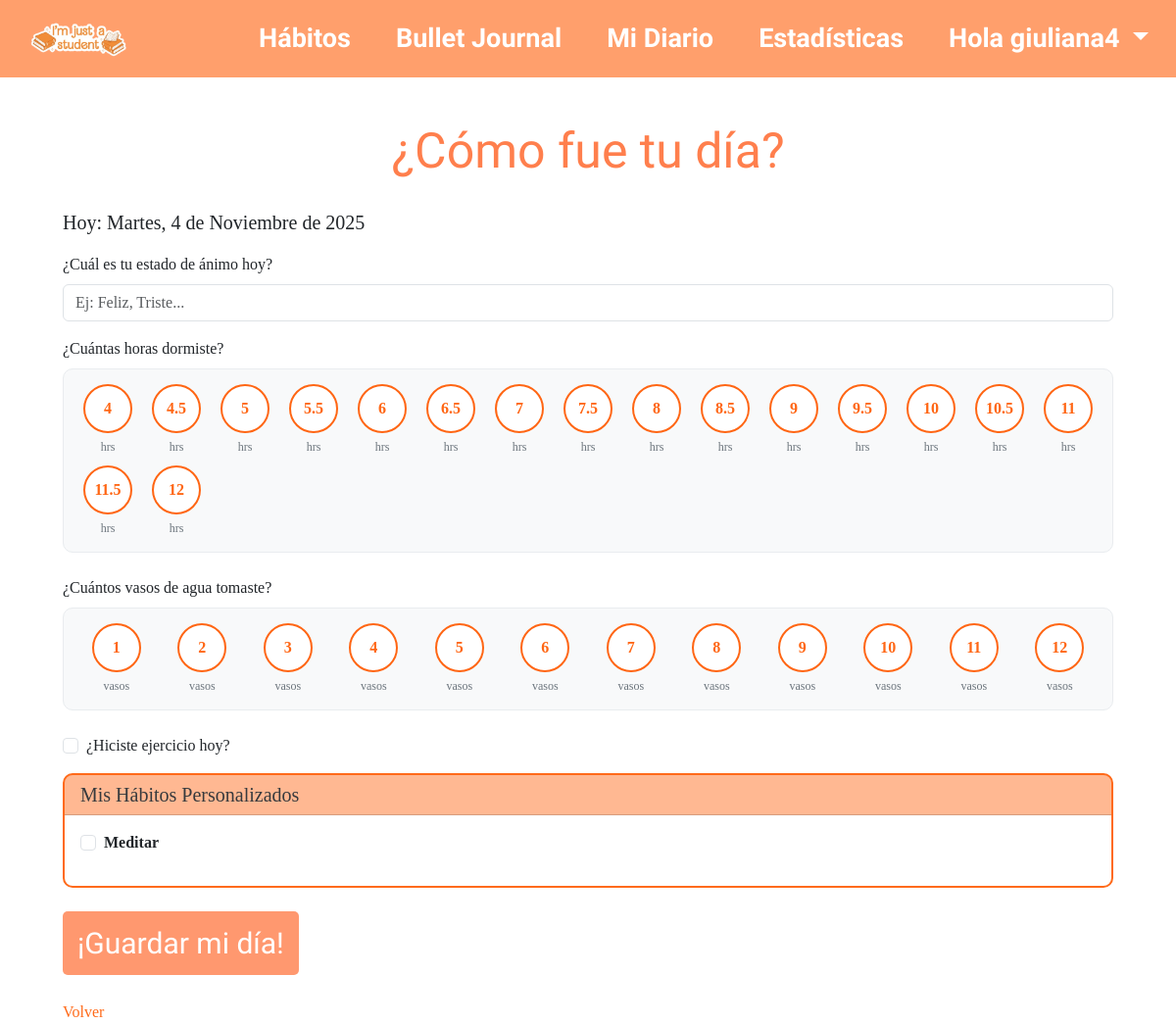
Page /journals/new_journal/ (signed in) on the earlier database version.
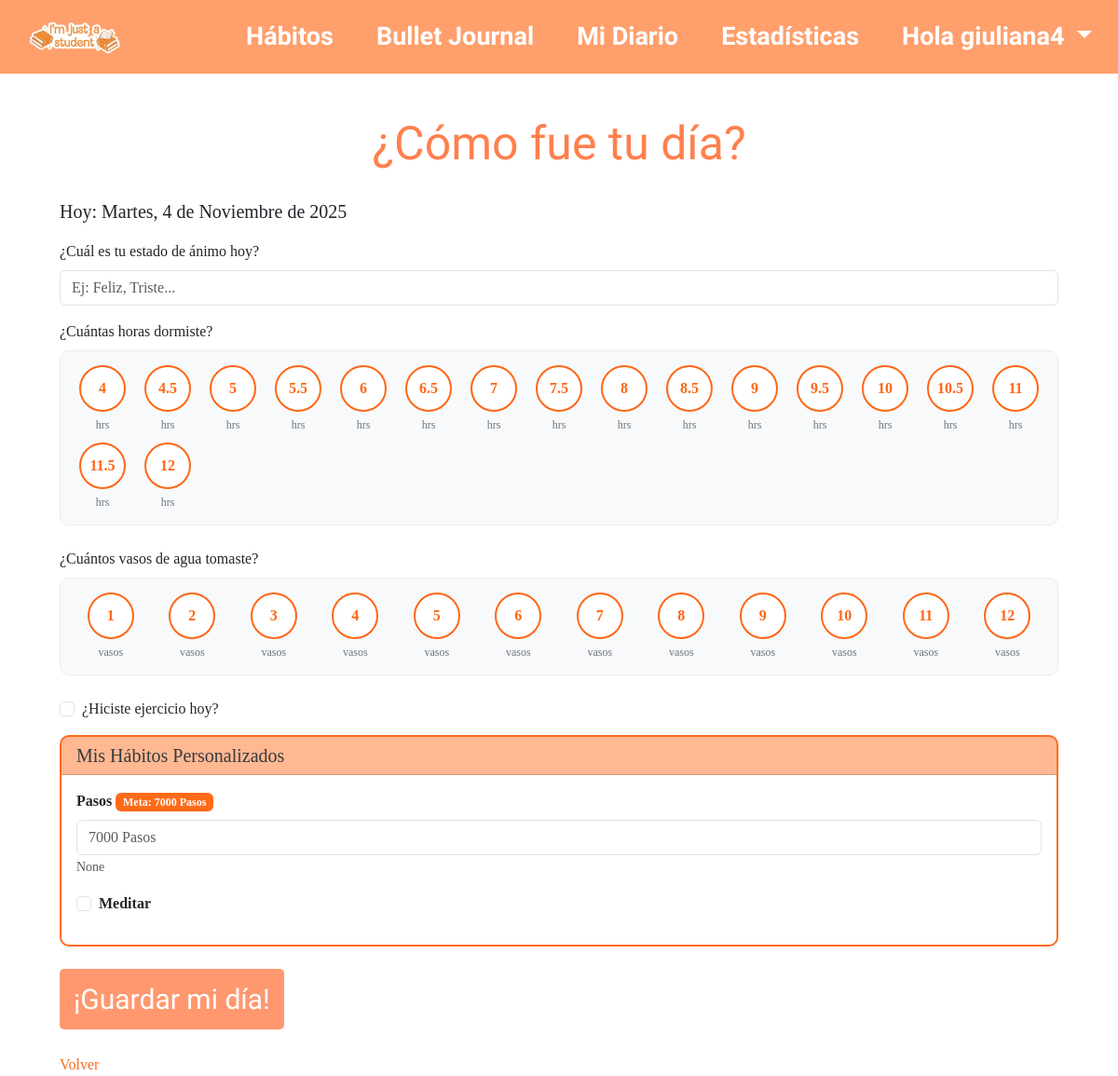
Same page on the later database version.
### bullet_journal/models.py (models this page shows, shortened)
class CustomHabit(models.Model):
    TYPE_CHOICES = [
        ('boolean', 'Sí/No'),
        ('integer', 'Número'),
    ]
    user = models.ForeignKey(User, on_delete=models.CASCADE, related_name='custom_habits')
    name = models.CharField(max_length=100)
    description = models.TextField(blank=True, null=True)
    type = models.CharField(max_length=10, choices=TYPE_CHOICES)
    created_at = models.DateTimeField(auto_now_add=True)
    is_active = models.BooleanField(default=True)
    goal_value = models.IntegerField(null=True, blank=True)  # Valor objetivo (si aplica)
    unit = models.CharField(max_length=20, blank=True, null=True)  #
    class Meta:
        unique_together = ('user', 'name')
        ordering = ['-created_at']

### bullet_journal/views/journal_views.py (the view)
# urls.py: path('journals/new_journal/', journal_create, name='journal_create'),
@login_required
def journal_create(request):
    print(f"DEBUG: Iniciando journal_create - Método: {request.method}")
    if request.method == 'POST':
        print(f"DEBUG: Usuario: {request.user}")
        form = JournalForm(request.POST, request.FILES, user=request.user)
        if form.is_valid():
            date = form.cleaned_data['date']
            print(f"DEBUG: Fecha: {date}")
            existing_count = Journal.objects.filter(user=request.user, date=date).count()
            print(f"DEBUG: Journals existentes para {date}: {existing_count}")
            try:
                journal = Journal.objects.get(user=request.user, date=date)
                print(f"DEBUG: Journal existente encontrado ID: {journal.id}")
                journal.mood = form.cleaned_data['mood']
                journal.sleep_hours = form.cleaned_data.get('sleep_hours')
                journal.water_glasses = form.cleaned_data.get('water_glasses')
                journal.exercise = form.cleaned_data.get('exercise', False)
                if form.cleaned_data.get('image'):
                    journal.image = form.cleaned_data['image']
                custom_habits_data = {}
                for field_name, value in form.cleaned_data.items():
                    if field_name.startswith('habit_'):
                        custom_habits_data[field_name] = value
                journal.custom_habits_data = custom_habits_data
                journal.save()
                print(f"DEBUG: Journal actualizado exitosamente")
                action = "actualizado"
            except Journal.DoesNotExist:
                print(f"DEBUG: Creando nuevo journal")
                custom_habits_data = {}
                for field_name, value in form.cleaned_data.items():
                    if field_name.startswith('habit_'):
                        custom_habits_data[field_name] = value
                journal = Journal(
                    user=request.user,
                    date=date,
                    mood=form.cleaned_data['mood'],
                    sleep_hours=form.cleaned_data.get('sleep_hours'),
                    water_glasses=form.cleaned_data.get('water_glasses'),
                    exercise=form.cleaned_data.get('exercise', False),
                    custom_habits_data=custom_habits_data
                )
                if form.cleaned_data.get('image'):
                    journal.image = form.cleaned_data['image']
                journal.save()
                print(f"DEBUG: Nuevo journal creado ID: {journal.id}")
                action = "creado"
            except Exception as e:
                print(f"DEBUG: Error inesperado: {type(e).__name__}: {e}")
                import traceback
                traceback.print_exc()
                messages.error(request, f"Error al guardar: {e}")
                return render(request, 'bullet_journal/journal/new_journal.html', {
                    'form': form,
                    'custom_habits': CustomHabit.objects.filter(user=request.user, is_active=True)
                })
            messages.success(request, f"Journal {action} correctamente 🎉")
            return redirect('journal_list')
        else:
            print(f"DEBUG: Errores del formulario: {form.errors}")
    else:
        form = JournalForm(user=request.user)
        today = timezone.now().date()
        existing_journal = Journal.objects.filter(user=request.user, date=today).first()
        if existing_journal:
            form = JournalForm(instance=existing_journal, user=request.user)
            load_custom_habits_data(form, request.user, today)
    sleep_hours_options = [4, 4.5, 5, 5.5, 6, 6.5, 7, 7.5, 8, 8.5, 9, 9.5, 10, 10.5, 11, 11.5, 12]
    water_glasses_options = [1, 2, 3, 4, 5, 6, 7, 8, 9, 10, 11, 12]
    custom_habits = CustomHabit.objects.filter(user=request.user, is_active=True)
    return render(request, 'bullet_journal/journal/new_journal.html', {
        'form': form,
        'custom_habits': custom_habits,
        'sleep_hours_options': sleep_hours_options,    # ← AGREGAR
        'water_glasses_options': water_glasses_options, # ← AGREGAR
    })

### bullet_journal/views/journal_views.py (called while the page is built)
def load_custom_habits_data(form, user, date):
    try:
        journal = Journal.objects.get(user=user, date=date)
        if journal.custom_habits_data:
            for field_name, value in journal.custom_habits_data.items():
                if field_name in form.fields and value is not None:
                    form.fields[field_name].initial = value
    except Journal.DoesNotExist:
        pass

### bullet_journal/templates/bullet_journal/journal/new_journal.html (shortened to what the changed rows need)
{% extends "header.html" %}
{% block extra_head %}
{% load static %}
<link rel="stylesheet" href="{% static 'bullet_journal/css/styles.css' %}">
{% endblock %}
{% block contenido %}
<div class="container mt-5">
    <div class="journal-form">
        <h1>¿Cómo fue tu día?</h1>
        <form method="post" enctype="multipart/form-data">
            <div class="mb-4">
                <div class="sleep-selector">
                    <div class="hours-grid">
                        {% for hour in sleep_hours_options %}
                        <div class="hour-option" data-value="{{ hour }}">
                            <div class="hour-circle">
                                <span>{{ hour }}</span>
                            </div>
                            <small>hrs</small>
                        </div>
                        {% endfor %}
                    </div>
                </div>
            </div>
            <div class="mb-4">
                <div class="water-selector">
                    <div class="glasses-grid">
                        {% for glass in water_glasses_options %}
                        <div class="glass-option" data-value="{{ glass }}">
                            <div class="glass-circle">
                                <span>{{ glass }}</span>
                            </div>
                            <small>vasos</small>
                        </div>
                        {% endfor %}
                    </div>
                </div>
            </div>
            {% if custom_habits %}
            <div class="card mb-4 border-orange">
                <div class="card-body">
                    {% for habit in custom_habits %}
                    <div class="mb-3">
                        {% if habit.type == 'boolean' %}
                        <div class="form-check">
                            <input type="checkbox" class="form-check-input form-check-input-orange"
                                   id="habit_{{ habit.id }}"
                                   name="habit_{{ habit.id }}"
                                   value="true">
                            <label class="form-check-label" for="habit_{{ habit.id }}">
                                <strong>{{ habit.name }}</strong>
                            </label>
                        </div>
                        {% elif habit.type == 'integer' %}
                        <label for="habit_{{ habit.id }}" class="form-label">
                            <strong>{{ habit.name }}</strong>
                            {% if habit.goal_value %}
                            <span class="badge badge-orange">Meta: {{ habit.goal_value }}{% if habit.unit %} {{ habit.unit }}{% endif %}</span>
                            {% endif %}
                        </label>
                        <input type="number"
                               class="form-control"
                               id="habit_{{ habit.id }}"
                               name="habit_{{ habit.id }}"
                               min="0"
                               placeholder="{% if habit.goal_value %}{{ habit.goal_value }}{% else %}0{% endif %}{% if habit.unit %} {{ habit.unit }}{% endif %}">
                        {% if habit.description %}
                        <small class="form-text text-muted">{{ habit.description }}</small>
                        {% endif %}
                        {% endif %}
                    </div>
                    {% endfor %}
                </div>
            </div>
            {% endif %}
        </form>
    </div>
</div>
{% endblock contenido %}

Differences in the rows shown:
added CustomHabit: name "Pasos", goal_value "7000", unit "Pasos", goal_value+unit "7000 Pasos", description "None"
